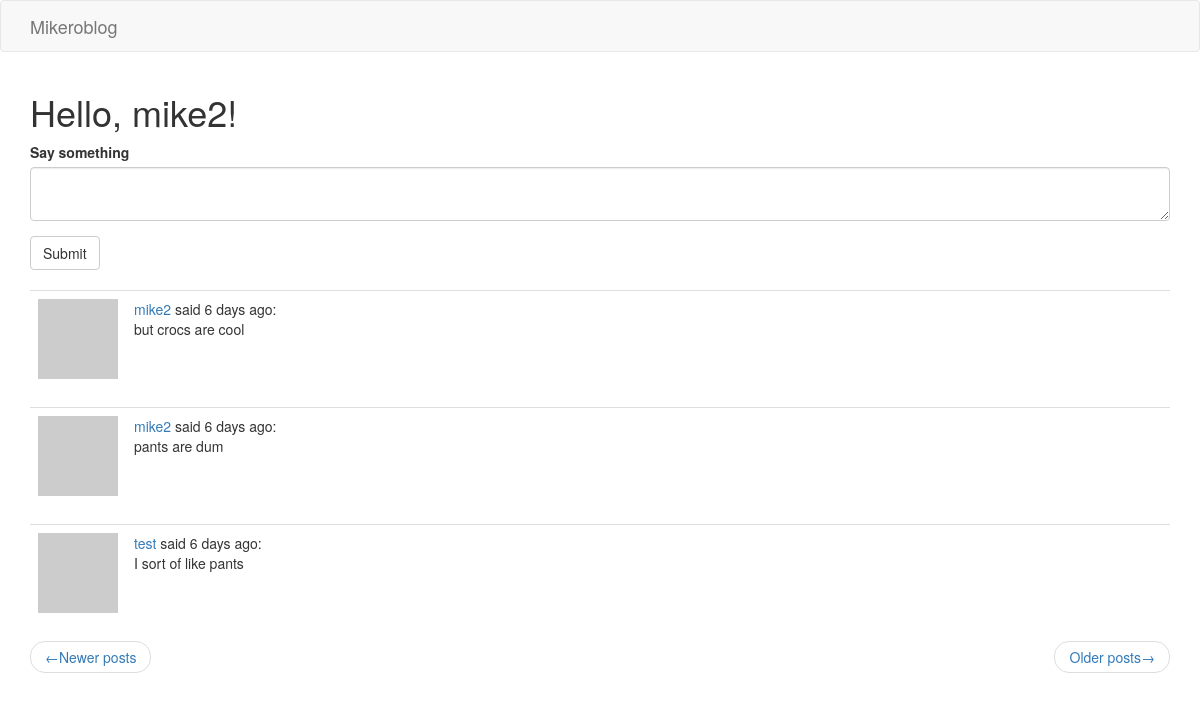
The app's page /index?page=2 (signed in) with its own data.
### app/models.py (models this page shows, shortened)
class User(UserMixin, db.Model):
    id = db.Column(db.Integer, primary_key=True)
    username = db.Column(db.String(64), index=True, unique=True)
    email = db.Column(db.String(120), index=True, unique=True)
    password_hash = db.Column(db.String(128))
    posts = db.relationship('Post', backref='author', lazy='dynamic')
    about_me = db.Column(db.String(140))
    last_seen = db.Column(db.DateTime, default=datetime.utcnow)
    followed = db.relationship(
        'User',
        secondary=followers,
        primaryjoin=(followers.c.follower_id == id),
        secondaryjoin=(followers.c.followed_id == id),
        backref=db.backref('followers', lazy='dynamic'),
        lazy='dynamic'
    )
    def avatar(self, size):
        digest = md5(self.email.lower().encode('utf-8')).hexdigest()
        return f'https://www.gravatar.com/avatar/{digest}?d=identicon&s={size}'
    def followed_posts(self):
        followed = Post.query.join(
            followers,
            (followers.c.followed_id == Post.user_id)).filter(
                followers.c.follower_id == self.id)
        own = Post.query.filter_by(user_id=self.id)
        return followed.union(own).order_by(Post.timestamp.desc())

class Post(db.Model):
    id = db.Column(db.Integer, primary_key=True)
    body = db.Column(db.String(140))
    timestamp = db.Column(db.DateTime, index=True, default=datetime.utcnow)
    user_id = db.Column(db.Integer, db.ForeignKey('user.id'))

### app/routes.py (the view)
@flask_app.route('/', methods=['GET', 'POST'])
@flask_app.route('/index', methods=['GET', 'POST'])
@login_required
def index():
    form = PostForm()
    if form.validate_on_submit():
        post = Post(body=form.post.data, author=current_user)
        db.session.add(post)
        db.session.commit()
        flash(_('Your post is now live!'))
        return redirect(url_for('index'))
    page = request.args.get('page', 1, type=int)
    posts = current_user.followed_posts().paginate(
        page, flask_app.config['POSTS_PER_PAGE'], False)
    next_url = url_for('index', page=posts.next_num) \
        if posts.has_next else None
    prev_url = url_for('index', page=posts.prev_num) \
        if posts.has_prev else None
    return render_template('index.html', title='Home', posts=posts.items,
                           form=form, next_url=next_url, prev_url=prev_url)

### app/forms.py
class PostForm(FlaskForm):
    post = TextAreaField('Say something', validators=[
        DataRequired(), Length(min=1, max=140)])
    submit = SubmitField('Submit')

### app/models.py (called while the page is built)
@login.user_loader
def load_user(id):
    return User.query.get(int(id))

### app/routes.py (called while the page is built)
@flask_app.before_request
def before_request():
    if current_user.is_authenticated:
        current_user.last_seen = datetime.utcnow()
        db.session.commit()

### app/templates/index.html
{% extends 'base.html' %}
{% import 'bootstrap/wtf.html' as wtf %}
{% block app_content %}
    <h1>Hello, {{ current_user.username }}!</h1>
    {% if form %}
        {{ wtf.quick_form(form) }}
        <br>
    {% endif %}
    {% for post in posts %}
        {% include '_post.html' %}
    {% endfor %}
    <nav aria-label='...'>
        <ul class='pager'>
            <li class='previous{% if not prev_url %} disabled{% endif %}'>
                <a href='{{ prev_url or "#" }}'>
                    <span aria-hidden='true'>&larr;</span>{{ _('Newer posts') }}
                </a>
            </li>
            <li class='next{% if not next_url %} disabled{% endif %}'>
                <a href='{{ next_url or "#" }}'>
                    {{ _('Older posts') }}<span aria-hidden='true'>&rarr;</span>
                </a>
            </li>
        </ul>
    </nav>
{% endblock %}

### app/templates/_post.html
<table class='table table-hover'>
    <tr>
        <td width='70px'>
            <a href='{{ url_for('user', username=post.author.username) }}'>
                <img src='{{ post.author.avatar(70) }}'>
            </a>
        </td>
        <td>
            <a href='{{ url_for('user', username=post.author.username) }}'>
                {{ post.author.username }}
            </a>
            said {{ moment(post.timestamp).fromNow() }}:
            <br>
            {{ post.body }}
        </td>
    </tr>
</table>

### records on screen
User: username "mike2"
Post: author.username "mike2", timestamp "6 days ago", body "but crocs are cool"
Post: author.username "mike2", timestamp "6 days ago", body "pants are dum"
Post: author.username "test", timestamp "6 days ago", body "I sort of like pants"
